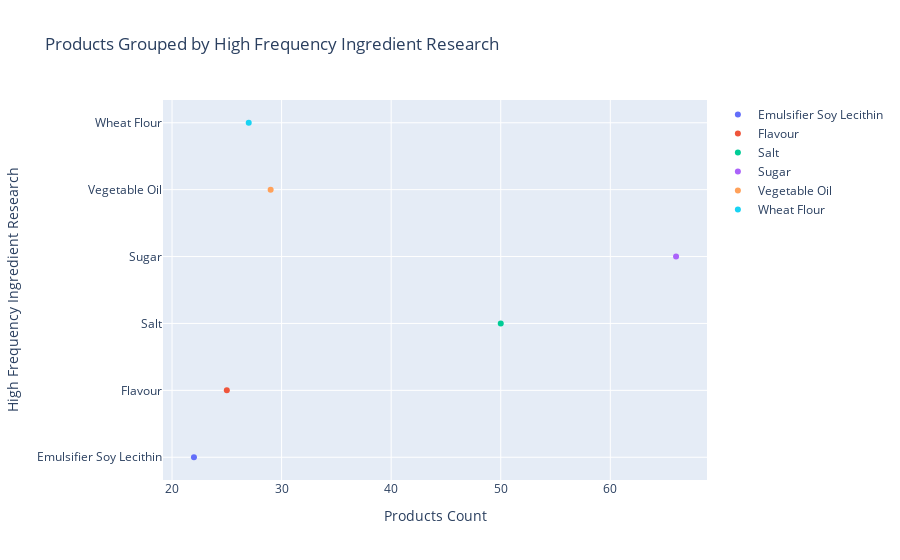

Notebook code for this chart:
### Code cell
import plotly.graph_objects as go
import pandas as pd
from neo4j import GraphDatabase


# Define your Cypher query
query = """
MATCH (p:Product)-[:HAS_RECIPE]->(r:Recipe)-[:USES_INGREDIENT]->(i:Ingredient)-[:HAS_RESEARCH]->(res:IngredientResearch)
WITH res, COUNT(DISTINCT p) AS productCount, COUNT(DISTINCT i) AS ingredientCount

MATCH (allProducts:Product)
WITH res, productCount, ingredientCount, COUNT(allProducts) AS totalProductCount
WITH res, productCount, ingredientCount, totalProductCount, toFloat(productCount) / toFloat(totalProductCount) AS frequencyRatio, 0.1 AS threshold

WHERE frequencyRatio > threshold
RETURN res.ingredient_name AS HighFrequencyIngredientResearch, productCount, ingredientCount, frequencyRatio
"""

# Execute the query
with driver.session() as session:
    result = session.run(query)
    data = result.data()

# Create a DataFrame from the results
df = pd.DataFrame(data)

# Group products by HighFrequencyIngredientResearch
grouped_products = df.groupby('HighFrequencyIngredientResearch')['productCount'].apply(list).reset_index()

# Create a Plotly scatter plot
fig = go.Figure()

for index, row in grouped_products.iterrows():
    x = row['productCount']
    y = [row['HighFrequencyIngredientResearch']] * len(x)
    fig.add_trace(go.Scatter(x=x, y=y, mode='markers', name=row['HighFrequencyIngredientResearch']))

fig.update_layout(title='Products Grouped by High Frequency Ingredient Research', xaxis_title='Products Count', yaxis_title='High Frequency Ingredient Research')

# Show the plot
fig.show()

### Figure 1 — Plotly figure (JSON) as saved in the notebook; plotly's stock layout.template omitted (floating-point values rounded to 4 significant figures)
{"data": [{"mode": "markers", "name": "Emulsifier Soy Lecithin", "type": "scatter", "x": [22], "y": ["Emulsifier Soy Lecithin"]}, {"mode": "markers", "name": "Flavour", "type": "scatter", "x": [25], "y": ["Flavour"]}, {"mode": "markers", "name": "Salt", "type": "scatter", "x": [50], "y": ["Salt"]}, {"mode": "markers", "name": "Sugar", "type": "scatter", "x": [66], "y": ["Sugar"]}, {"mode": "markers", "name": "Vegetable Oil", "type": "scatter", "x": [29], "y": ["Vegetable Oil"]}, {"mode": "markers", "name": "Wheat Flour", "type": "scatter", "x": [27], "y": ["Wheat Flour"]}], "layout": {"title": {"text": "Products Grouped by High Frequency Ingredient Research"}, "xaxis": {"title": {"text": "Products Count"}}, "yaxis": {"title": {"text": "High Frequency Ingredient Research"}}}}
